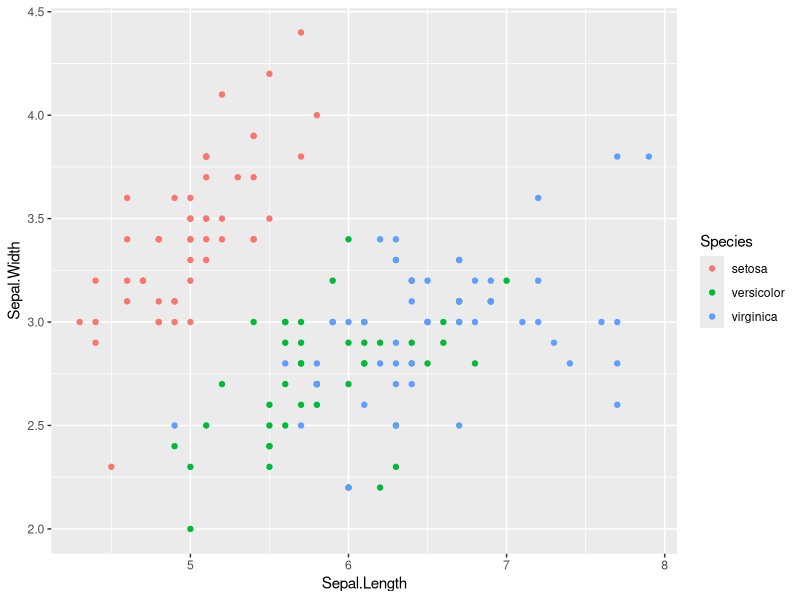
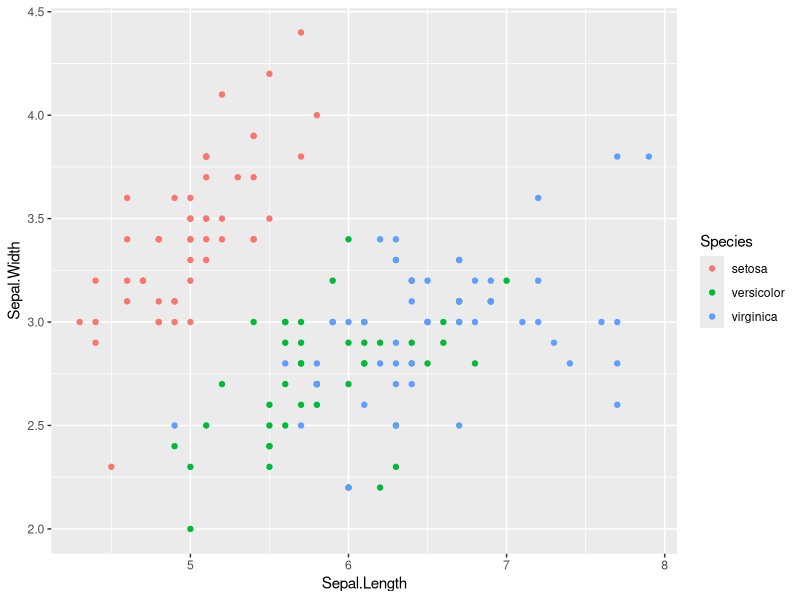
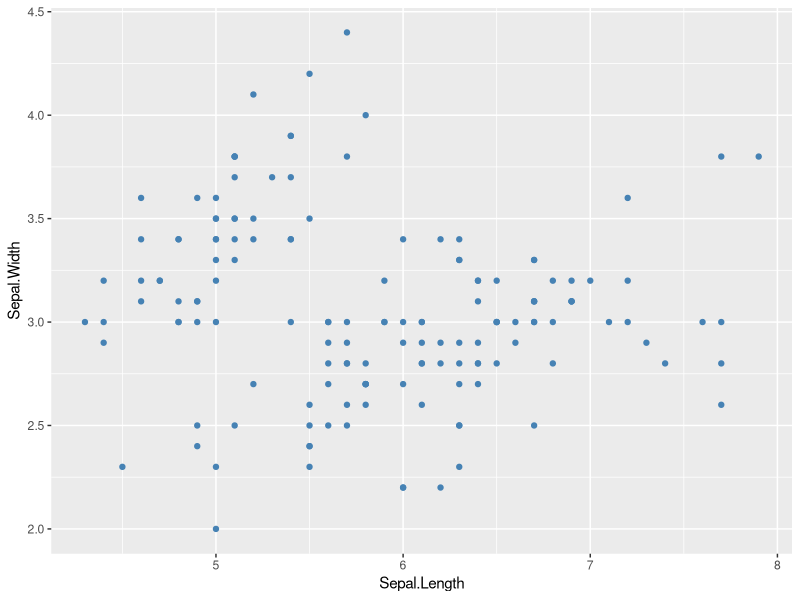
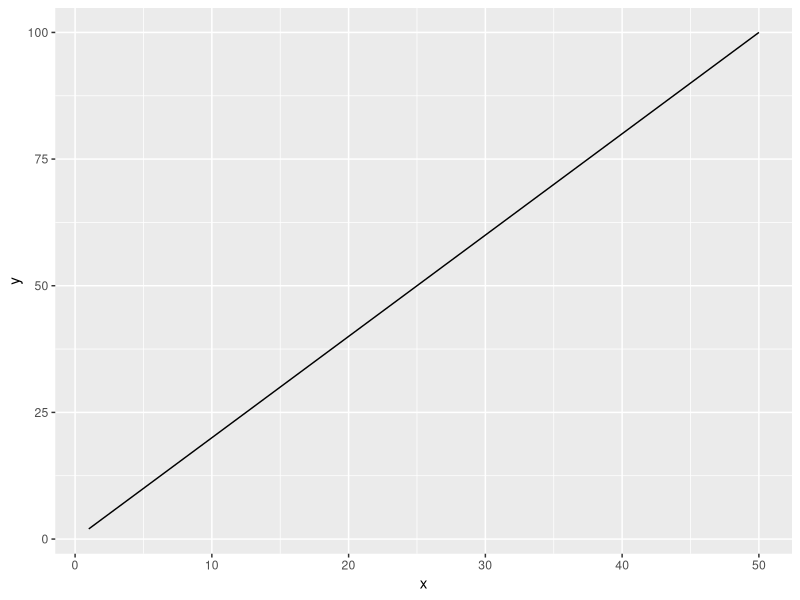
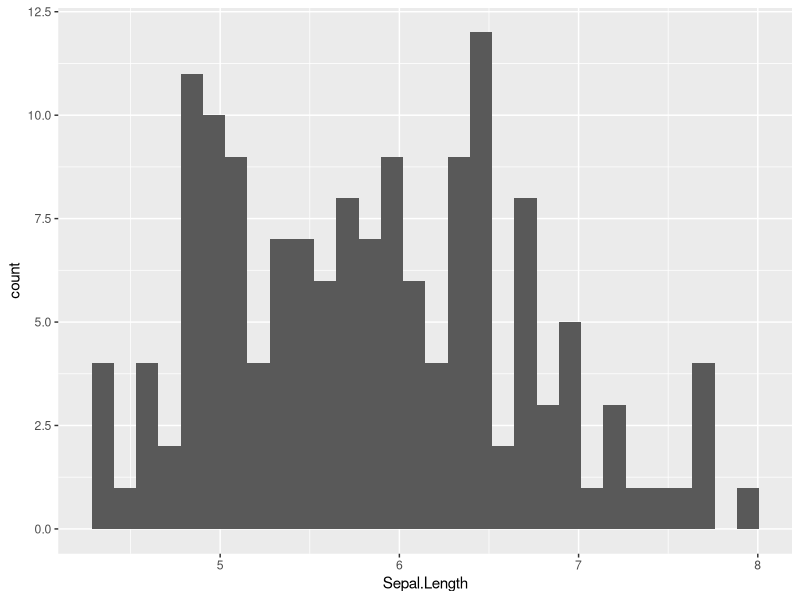
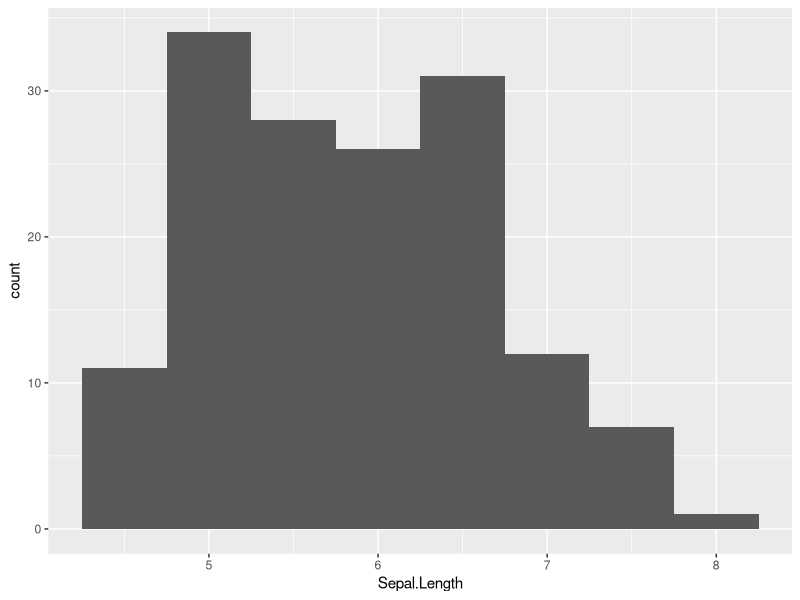
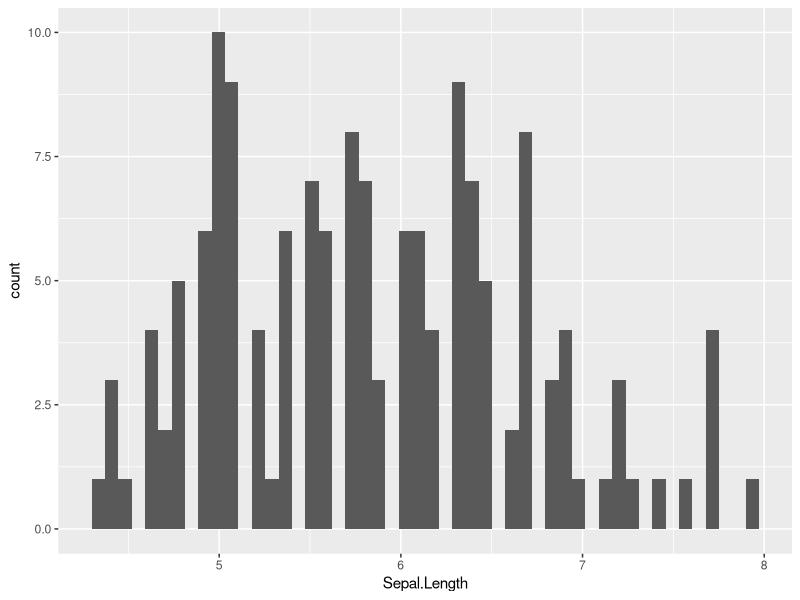
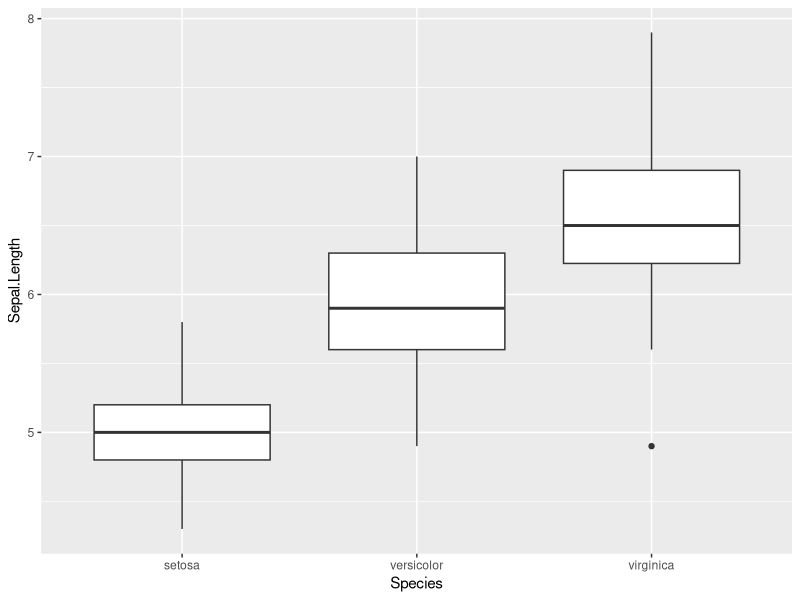

Here is the R script that generated these plots, in order:
## call every single time

library(tidyverse)

# point figure ------------------------------------------------------------

iris %>%
  ggplot(
    mapping = aes(x = Sepal.Length,
        y = Sepal.Width,
        color = Species)
  ) +
  geom_point()

## error, no aes()
# iris %>%
#   ggplot(
#     x = Sepal.Length,
#     y = Sepal.Width
#   ) +
#   geom_point()

## color by species

ggplot(data = iris,
       mapping = aes(x=Sepal.Length,
                     y=Sepal.Width,
                     color = Species)
       ) +
  geom_point()

## color all points the same color
ggplot(data = iris,
       mapping = aes(x=Sepal.Length,
                     y=Sepal.Width)
) +
  geom_point(color = 'steelblue')

## error color argument not in aes()
# ggplot(data = iris,
#        mapping = aes(x=Sepal.Length,
#                      y=Sepal.Width),
#        color = Species
# ) +
#   geom_point()


# line figure -------------------------------------------------------------

df0 <- tibble(
  x=rep(1:50,3),
  y=x*2
)

df0 %>%
  ggplot(
    mapping = aes(x=x,
        y=y)
  ) +
  geom_line()


# histogram ---------------------------------------------------------------

iris %>%
  ggplot(
    mapping = aes(x=Sepal.Length)
  ) +
  geom_histogram()

## change bin width
iris %>%
  ggplot(mapping = aes(x=Sepal.Length)
         ) +
  geom_histogram(binwidth=0.5)

## change bin number
iris %>%
  ggplot(mapping = aes(x=Sepal.Length)
         ) +
  geom_histogram(bins=50)


# boxplot -----------------------------------------------------------------

## basic boxplot
iris %>%
  ggplot(mapping = aes(x=Species,
                       y=Sepal.Length)
         ) +
  geom_boxplot()

## fill by species
iris %>%
  ggplot(mapping = aes(x=Species,
                       y=Sepal.Length,
                       fill=Species)
  ) +
  geom_boxplot()

## consistent color
iris %>%
  ggplot(mapping = aes(x=Species,
                       y=Sepal.Length,
                       fill=Species)
  ) +
  geom_boxplot(color = '#A9A9A9')


# fun plot ----------------------------------------------------------------

iris %>%
  ggplot(mapping = aes(x=Sepal.Length,
                       fill=Species)
         ) + geom_dotplot()
